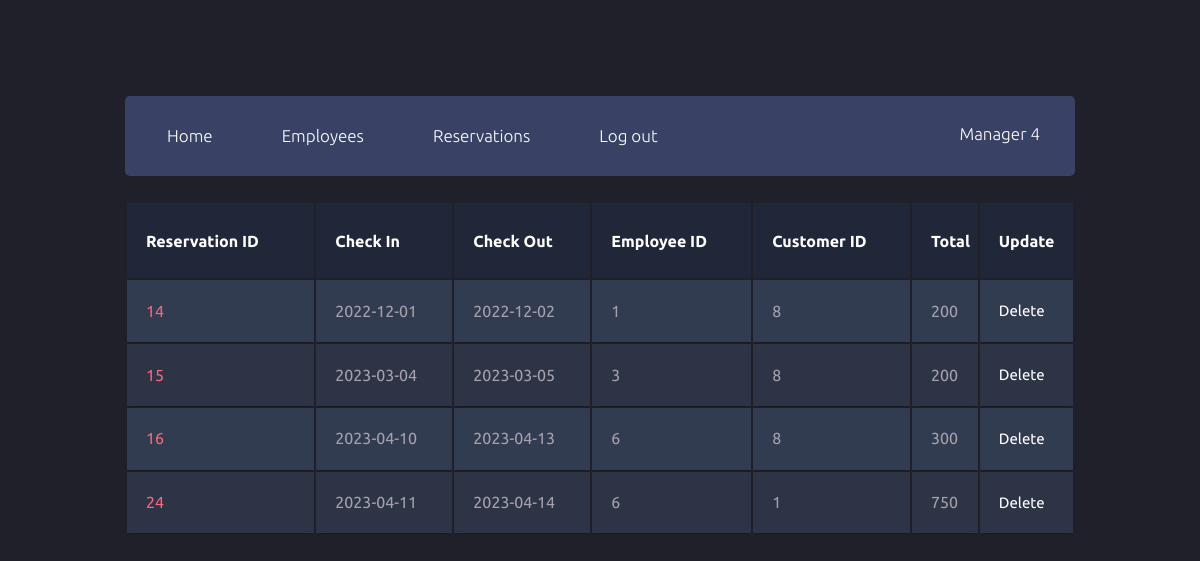
Page /managers/reservations.php (signed in) on the committed database.
### tables this page shows
CREATE TABLE `Reservations` (
  `resID` int(11) NOT NULL,
  `checkInDate` date NOT NULL,
  `checkOutDate` date NOT NULL,
  `reservedDate` date NOT NULL,
  `Employees_empID` int(11) NOT NULL,
  `Customers_cusID` int(11) NOT NULL
);

### managers/reservations.php (the view, shortened to what this page needs)
<?php
    $hotelID = $_SESSION['Hotels_hotelID'];
    include "../db_connect.php";
    $sql = "SELECT *
            from reservations inner join employees
            on employees_empID = empID
            where hotels_hotelID = '$hotelID';";
    $result = $conn->query($sql);
?>
<!DOCTYPE html>
<html>
    <head>
        <link rel="stylesheet" href="menu.css">
        <link rel="stylesheet" href="table.css">
    </head>
    <body>
        <div class="main-container">
            <header class="block">
                <ul class="header-menu horizontal-list">
                    <li>
                        <a class="header-menu-tab" href="home.php"><span class="icon fontawesome-user scnd-font-color"></span>Home</a>
                    </li>
                    <li>
                        <a class="header-menu-tab" href="employees.php"><span class="icon fontawesome-user scnd-font-color"></span>Employees</a>
                    </li>
                    <li>
                        <a class="header-menu-tab" href="reservations.php"><span class="icon fontawesome-star-empty scnd-font-color"></span>Reservations</a>
                    </li>
                    <li>
                        <a class="header-menu-tab" href="../account/logout.php"><span class="icon fontawesome-envelope scnd-font-color"></span>Log out</a>
                    </li>
                </ul>
                <div class="profile-menu">
                    <p><?php echo $_SESSION['empName']; ?> <a href=""><span class="entypo-down-open scnd-font-color"></span></a></p>
                </div>
            </header>
            <table class="container">
                <thead>
                    <tr>
                        <th><h1>Reservation ID</h1></th>
                        <th><h1>Check In</h1></th>
                        <th><h1>Check Out</h1></th>
                        <th><h1>Employee ID</h1></th>
                        <th><h1>Customer ID</h1></th>
                        <th><h1>Total</h1></th>
                        <th><h1>Update</h1></th>
                    </tr>
                </thead>
                <tbody>
                    <?php
                        if ($result->num_rows > 0) {
                            while ($row = $result->fetch_assoc()) {
                    ?>
                                <tr>
                                    <td><?php echo $row['resID']; ?> </td>
                                    <td><?php echo $row['checkInDate']; ?> </td>
                                    <td><?php echo $row['checkOutDate']; ?> </td>
                                    <td><?php echo $row['Employees_empID']; ?> </td>
                                    <td><?php echo $row['Customers_cusID']; ?> </td>
                                    <td><?php
                                        $resID = $row['resID'];
                                        $sql1 = "SELECT sum(price) * (checkOutDate - checkInDate) as total
                                                from rooms_has_reservations rhs inner join rooms r inner join reservations rs
                                                on  rhs.rooms_roomID = r.roomID
                                                and rhs.Rooms_hotels_hotelID = r.hotels_hotelID
                                                and rhs.reservations_resID = rs.resID
                                                where rhs.reservations_resID = '$resID';";
                                        $result1 = $conn->query($sql1);
                                        $row1 = $result1->fetch_assoc();
                                        echo $row1['total'];
                                    ?> </td>
                                    <td>
                                        <a class = "btn btn-danger" href = "deleteReservations.php?id=<?php echo $row['resID']; ?>">
                                        Delete</a>
                                    </td>
                                </tr>
                    <?php
                            }
                        }
                    ?>
                </tbody>
            </table>
        </div>
    </body>
</html>

### managers/menu.css (style rules this page uses)
[class*="fontawesome-"]:before { font-family: 'FontAwesome', sans-serif; }
* { -webkit-box-sizing: border-box; -moz-box-sizing: border-box; box-sizing: border-box; }
body { background: #1f2029; }
ul { list-style-type: none; margin: 0; padding-left: 0; }
h1 { font-size: 23px; }
p { font-size: 15px; }
a { text-decoration: none; font-size: 15px; }
h1, h2, p, a, span { color: #fff; }
.scnd-font-color { color: #9099b7; }
.horizontal-list { margin: 0; padding: 0; list-style-type: none; }
.horizontal-list li { float: left; }
.icon { font-size: 25px; }
.main-container { font-family: 'Ubuntu', sans-serif; width: 950px; height: 1725px; margin: 6em auto; }
header { height: 80px; }
.header-menu { font-size: 17px; line-height: 80px; }
.header-menu li { position: relative; -webkit-transform: translateZ(0); }
.header-menu-tab { padding: 0 27px; display: block; line-height: 74px; font-size: 17px; -webkit-transition: background .3s; transition: background .3s; }
.header-menu-tab .icon { padding-right: 15px; }
.profile-menu { float: right; height: 80px; padding-right: 20px; }
.profile-menu p { font-size: 17px; display: inline-block; line-height: 76px; margin: 0; padding-right: 10px; }
.profile-menu a { padding-left: 5px; }
.block { margin-bottom: 25px; background: #394264; border-radius: 5px; }

### managers/table.css (style rules this page uses)
body { font-family: 'Open Sans', sans-serif; font-weight: 300; line-height: 1.42em; color:#A7A1AE; background-color:#1F2029; }
h1 { font-size:3em; font-weight: 300; line-height:1em; text-align: center; color: #4DC3FA; }
.container th h1 { font-weight: bold; font-size: 1em; text-align: left; color: #fff; }
.container td { font-weight: normal; font-size: 1em; -webkit-box-shadow: 0 2px 2px -2px #0E1119; -moz-box-shadow: 0 2px 2px -2px #0E1119; box-shadow: 0 2px 2px -2px #0E1119; }
.container { text-align: left; overflow: hidden; width: 100%; margin: 0 auto; display: table; padding: 0 0 8em 0; }
.container td, .container th { padding-bottom: 2%; padding-top: 2%; padding-left:2%; }
.container tr:nth-child(odd) { background-color: #323C50; }
.container tr:nth-child(even) { background-color: #2C3446; }
.container th { background-color: #1F2739; }
.container td:first-child { color: #FB667A; }

### rows in the picture
reservations: resID "14", checkInDate "2022-12-01", checkOutDate "2022-12-02", Employees_empID "1", Customers_cusID "8", total "200"
reservations: resID "15", checkInDate "2023-03-04", checkOutDate "2023-03-05", Employees_empID "3", Customers_cusID "8", total "200"
reservations: resID "16", checkInDate "2023-04-10", checkOutDate "2023-04-13", Employees_empID "6", Customers_cusID "8", total "300"
reservations: resID "24", checkInDate "2023-04-11", checkOutDate "2023-04-14", Employees_empID "6", Customers_cusID "1", total "750"

### other values in the picture
$_SESSION['empName'] "Manager 4"
